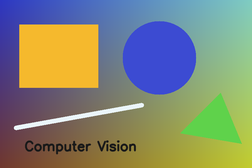
#> input picture image_processing/input/sample_image.png, 252 x 168 px, shrunk from 720 x 480 before the run
$ python task2_smooth_sharpen.py   (older library calls are emulated)
#> lines starting #> are read from the running program, lines starting #| are printed output that depends on the picture
### image_processing/src/common.py
from pathlib import Path

import cv2
import matplotlib.pyplot as plt


ROOT = Path(__file__).resolve().parents[1]
INPUT_IMAGE = ROOT / "input" / "sample_image.png"
RESULT_DIR = ROOT / "results"


def ensure_dirs():
    (ROOT / "input").mkdir(parents=True, exist_ok=True)
    RESULT_DIR.mkdir(parents=True, exist_ok=True)


def read_bgr(path=INPUT_IMAGE):
    image = cv2.imread(str(path), cv2.IMREAD_COLOR)
#> image is the input picture: shape (168, 252, 3); mean B, G, R 116, 135.5, 130.4
    if image is None:
        raise FileNotFoundError(f"Cannot read image: {path}")
    return image


def bgr_to_rgb(image):
    return cv2.cvtColor(image, cv2.COLOR_BGR2RGB)


def save_figure(fig, name):
    ensure_dirs()
    output = RESULT_DIR / name
    fig.savefig(output, dpi=180, bbox_inches="tight", facecolor="white")
    plt.close(fig)
    print(f"Saved: {output}")


def show_image(ax, image, title, cmap=None):
    ax.imshow(image, cmap=cmap)
    ax.set_title(title)
    ax.axis("off")

### image_processing/src/task2_smooth_sharpen.py
import cv2
import matplotlib.pyplot as plt
import numpy as np

from common import bgr_to_rgb, read_bgr, save_figure, show_image


def main():
    bgr = read_bgr()
    rgb = bgr_to_rgb(bgr)

    mean_blur = cv2.blur(rgb, (7, 7))
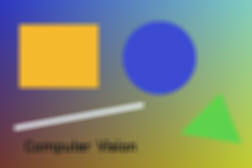
#> mean_blur: shape (168, 252, 3); mean R, G, B 130.4, 135.5, 116
    gaussian_blur = cv2.GaussianBlur(rgb, (7, 7), sigmaX=1.5)
    median_blur = cv2.medianBlur(rgb, 7)
    bilateral_blur = cv2.bilateralFilter(rgb, d=9, sigmaColor=75, sigmaSpace=75)

    # Unsharp masking: original + alpha * (original - Gaussian-blurred image).
    unsharp = cv2.addWeighted(rgb, 1.8, gaussian_blur, -0.8, 0)
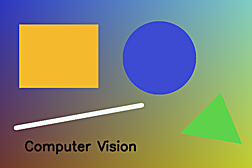
#> unsharp: shape (168, 252, 3); mean R, G, B 130.2, 135.4, 115.7

    # A classic 3x3 sharpening convolution kernel.
    sharpen_kernel = np.array([[0, -1, 0], [-1, 5, -1], [0, -1, 0]], dtype=np.float32)
    kernel_sharpen = cv2.filter2D(rgb, ddepth=-1, kernel=sharpen_kernel)
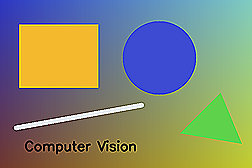
#> kernel_sharpen: shape (168, 252, 3); mean R, G, B 130.3, 135.6, 115.6

    fig, axes = plt.subplots(2, 4, figsize=(16, 8))
    show_image(axes[0, 0], rgb, "Original")
    show_image(axes[0, 1], mean_blur, "Mean Filter 7x7")
    show_image(axes[0, 2], gaussian_blur, "Gaussian Filter 7x7")
    show_image(axes[0, 3], median_blur, "Median Filter 7x7")
    show_image(axes[1, 0], bilateral_blur, "Bilateral Filter")
    show_image(axes[1, 1], unsharp, "Unsharp Masking")
    show_image(axes[1, 2], kernel_sharpen, "3x3 Sharpen Kernel")

    gray = cv2.cvtColor(bgr, cv2.COLOR_BGR2GRAY)
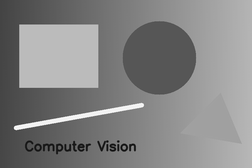
#> gray: shape (168, 252); min 3, max 252, mean 131.7
    laplacian = cv2.Laplacian(gray, cv2.CV_64F)
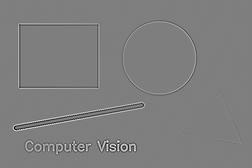
#> laplacian: shape (168, 252) float64; min -229, max 232, mean 0; drawn with min black and max white
    axes[1, 3].imshow(np.abs(laplacian), cmap="gray")
    axes[1, 3].set_title("Laplacian Edges")
    axes[1, 3].axis("off")

    fig.suptitle("Task 2: Image Smoothing and Sharpening", fontsize=16)
    fig.tight_layout()
    save_figure(fig, "task2_smoothing_sharpening.png")
#> in save_figure, `fig.savefig(output, dpi=180, bbox_inches="tight", facecolor="white")`:
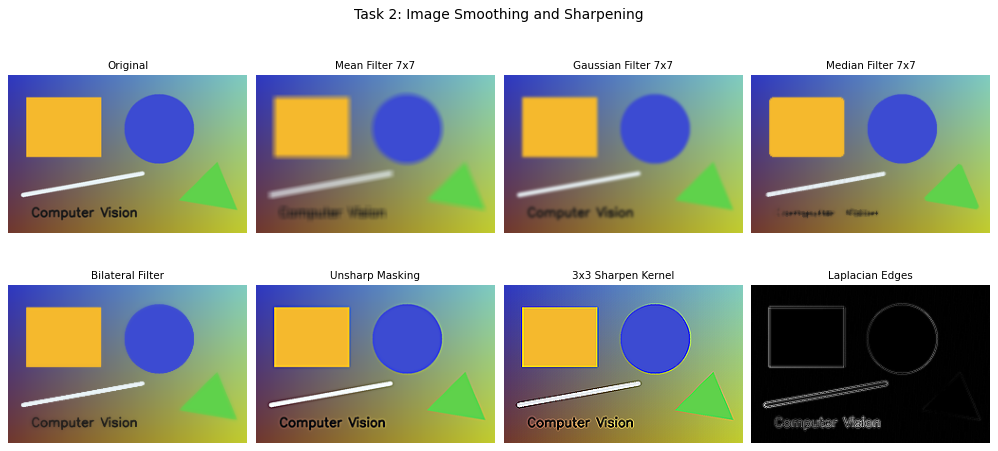
#> figure drawn by matplotlib, 8 panels


if __name__ == "__main__":
    main()

$ run again, with image_processing/results/task1_operations.png copied over image_processing/input/sample_image.png
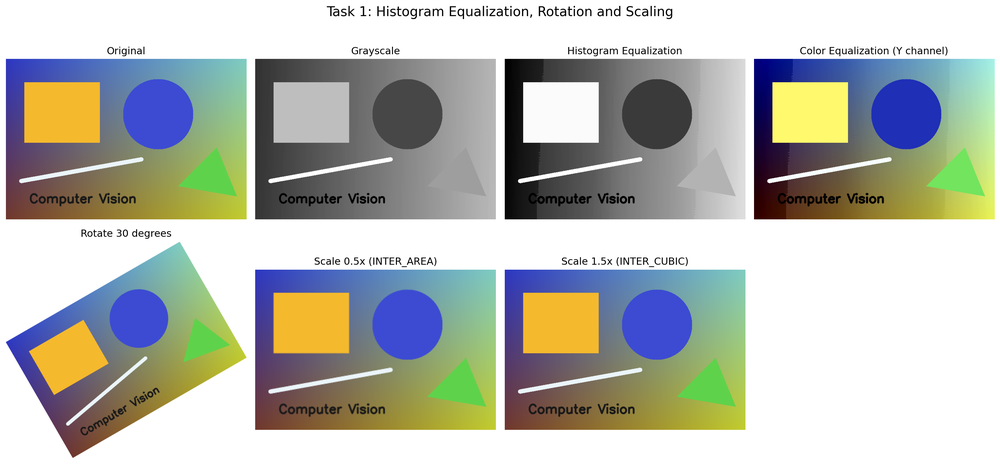
#> input picture image_processing/results/task1_operations.png, 1000 x 467 px, shrunk from 3041 x 1420 before the run
#> in read_bgr, image is the input picture: shape (467, 1000, 3); mean B, G, R 178.3, 186, 183.4
#> in main, `gray = cv2.cvtColor(bgr, cv2.COLOR_BGR2GRAY)`:
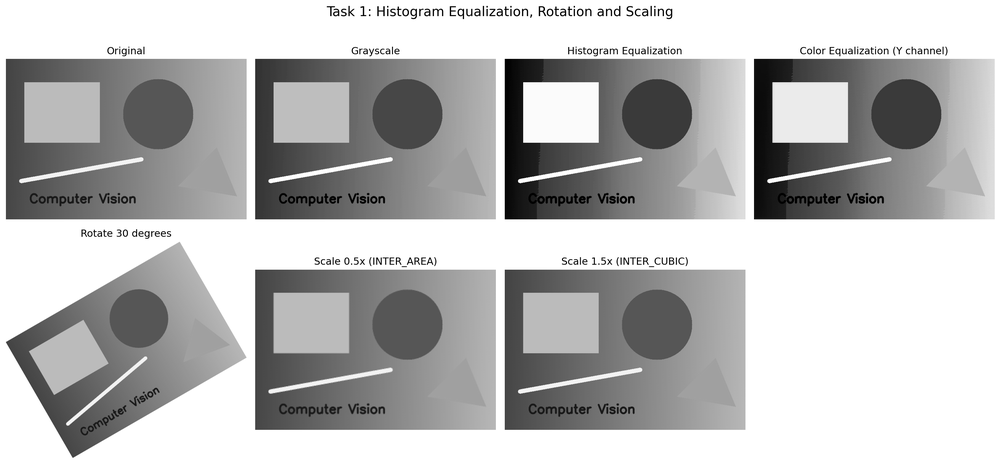
#> gray: shape (467, 1000); min 0, max 255, mean 184.3
#> in main, `laplacian = cv2.Laplacian(gray, cv2.CV_64F)`:
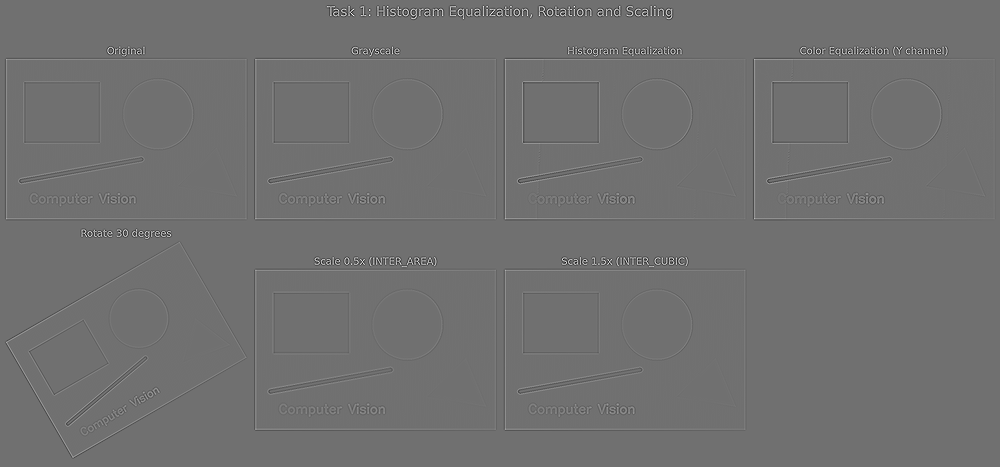
#> laplacian: shape (467, 1000) float64; min -599, max 753, mean 0; drawn with min black and max white

$ run again, with image_processing/results/task1_rotated_30deg.png copied over image_processing/input/sample_image.png
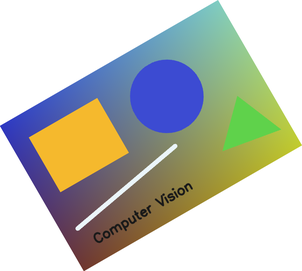
#> input picture image_processing/results/task1_rotated_30deg.png, 302 x 271 px, shrunk from 863 x 775 before the run
#> in read_bgr, image is the input picture: shape (271, 302, 3); mean B, G, R 183.1, 193.2, 190.5
#> in main, `gray = cv2.cvtColor(bgr, cv2.COLOR_BGR2GRAY)`:
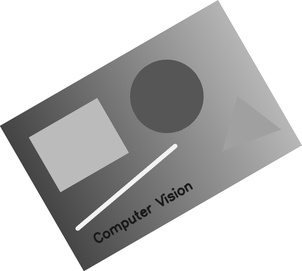
#> gray: shape (271, 302); min 7, max 255, mean 191.3
#> in main, `laplacian = cv2.Laplacian(gray, cv2.CV_64F)`:
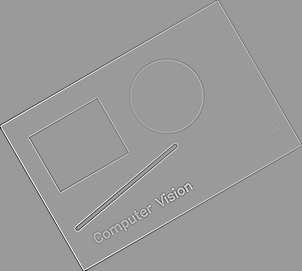
#> laplacian: shape (271, 302) float64; min -366, max 238, mean 0; drawn with min black and max white
